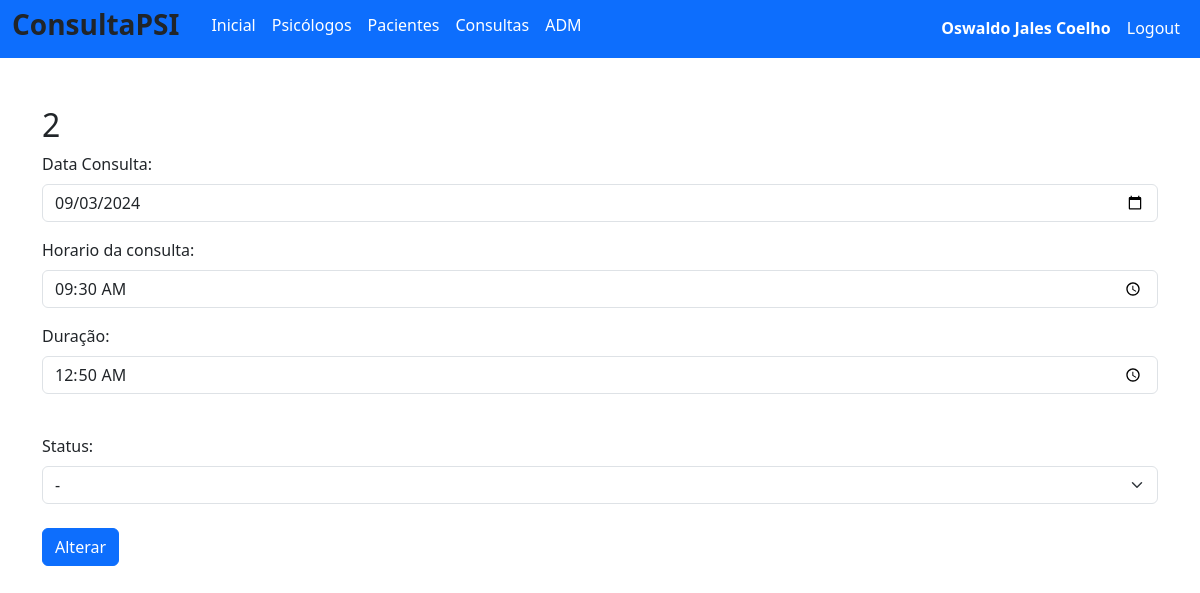
Page /consultas/update/1 (signed in) on the earlier database version.
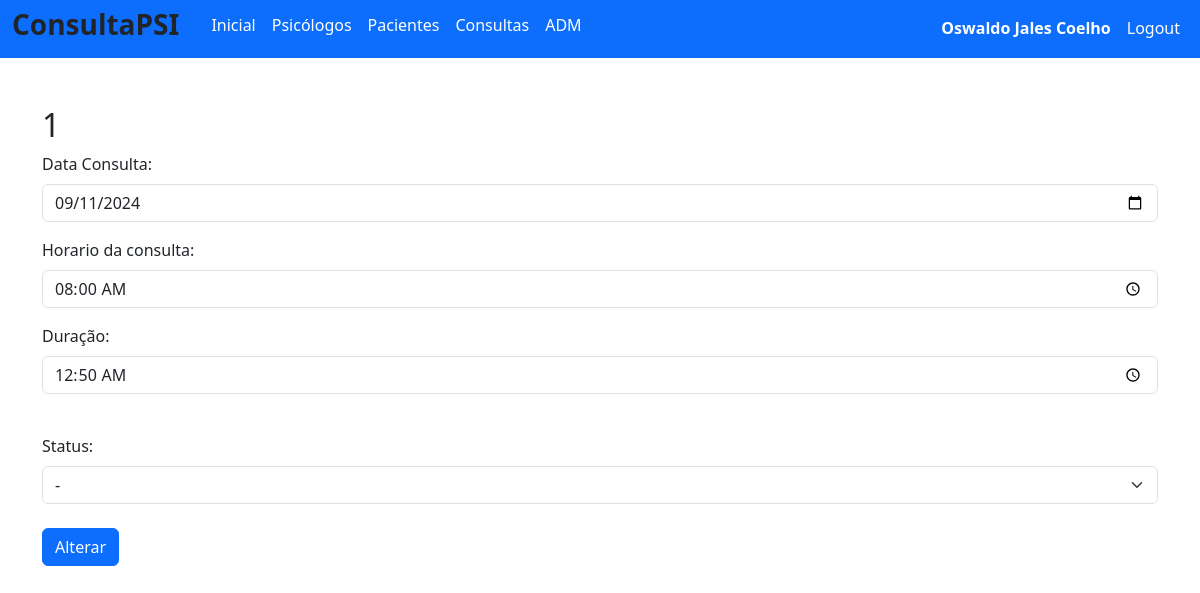
Same page on the later database version.
### database/models/consulta_model.py (models this page shows, shortened)
class Consulta(db.Model):
    __tablename__ = 'consulta'
    id = db.Column(db.Integer, primary_key=True, autoincrement=True)
    data_marcacao = db.Column('data_marcacao', db.String(50), nullable=False)
    data_consulta = db.Column('data_consulta', db.Date, nullable=False)
    hora_consulta = db.Column('hora_consulta', db.Time, nullable=False)
    duracao = db.Column('duracao', db.String(8), nullable=False, default="00:50:00")
    consulta_status_id = db.Column('consulta_status_id', db.Integer, db.ForeignKey('status_consulta.id'), nullable=False)
    convenios_id = db.Column('convenios_id', db.Integer, db.ForeignKey('convenio.id'), nullable=False)
    id_paciente = db.Column('id_paciente', db.Integer, db.ForeignKey('paciente.id'), nullable=False)
    psi_id = db.Column('psi_id', db.Integer, db.ForeignKey('user.id'), nullable=False)
    paciente = db.relationship('Paciente', backref='consultas')
    convenio = db.relationship('Convenio', backref='consultas')
    psi = db.relationship('User', backref='consultas')
    status = db.relationship('StatusConsulta', backref='consultas')
    transcricao = db.relationship('Transcricao', uselist=False, backref='consulta')

### routes/consultas.py (the view, shortened to what this page needs)
@blueprint_consultas.route('/update/<int:id>', methods=['GET', 'POST'])
def update(id):
    consulta, error = ConsultaService.get_consulta_by_id(id)
    if error:
        flash(error)
        return redirect('/consultas/recovery')
    if request.method == 'GET':
        status, error_status = StatusConsultaService.get_all_status_consultas()
        if error_status:
            flash(error_status)
            return redirect('/consultas/recovery')
        return render_template('consulta_update.html', consulta=consulta, status=status)

### routes/login.py (called while the page is built)
@login_manager.user_loader
def get_user(id):
    return User.query.get(id)

### service/consulta_service.py (called while the page is built)
    @staticmethod
    def get_consulta_by_id(id):
        try:
            consulta = Consulta.query.get(id)
            if not consulta:
                return None, "Consulta não encontrada"
            return consulta, None
        except Exception as e:
            return None, str(e)

### service/status_consultas_service.py (called while the page is built)
    @staticmethod
    def get_all_status_consultas():
        try:
            status_consultas = StatusConsulta.query.all()
            return status_consultas, None
        except Exception as e:
            return None, str(e)

### templates/consulta_update.html (shortened to what this page needs)
{% extends 'base.html' %}
{% block conteudo %}
        <form method="post" action='/consultas/update/{{consulta.id}}'>
                <div class="mb-3">
                        <h2>{{consulta.id_paciente}}</h2>
                        <label for="data_consulta" class="form-label"> Data Consulta:</label>
                        <input  class="form-control" type="date" name="data_consulta"  value="{{consulta.data_consulta}}">
                    </div>
                    <div class="mb-3">
                        <label for="hora_consulta" class="form-label"> Horario da consulta:</label>
                        <input  class="form-control" type="time" name="hora_consulta" value="{{consulta.hora_consulta}}">
                    </div>
                    <div class="mb-3">
                        <label for="duracao" class="form-label"> Duração:</label>
                        <input  class="form-control" type="time" name="duracao" value="{{consulta.duracao}}">
                    </div>
                    <br>
                        <label for="status" class="form-label">Status:</label>
                        <select class="form-select" name="consulta_status_id" aria-label="Default select example">
                            <option selected> - </option>
                        </select>
                        <br>
                    <input type="submit" class="btn btn-primary" value="Alterar">
                </form>
{% endblock %}

Differences in the rows shown:
changed Consulta: id_paciente "2" → "1"; data_consulta "09/03/2024" → "09/11/2024"; hora_consulta "09:30:00" → "08:00:00"
